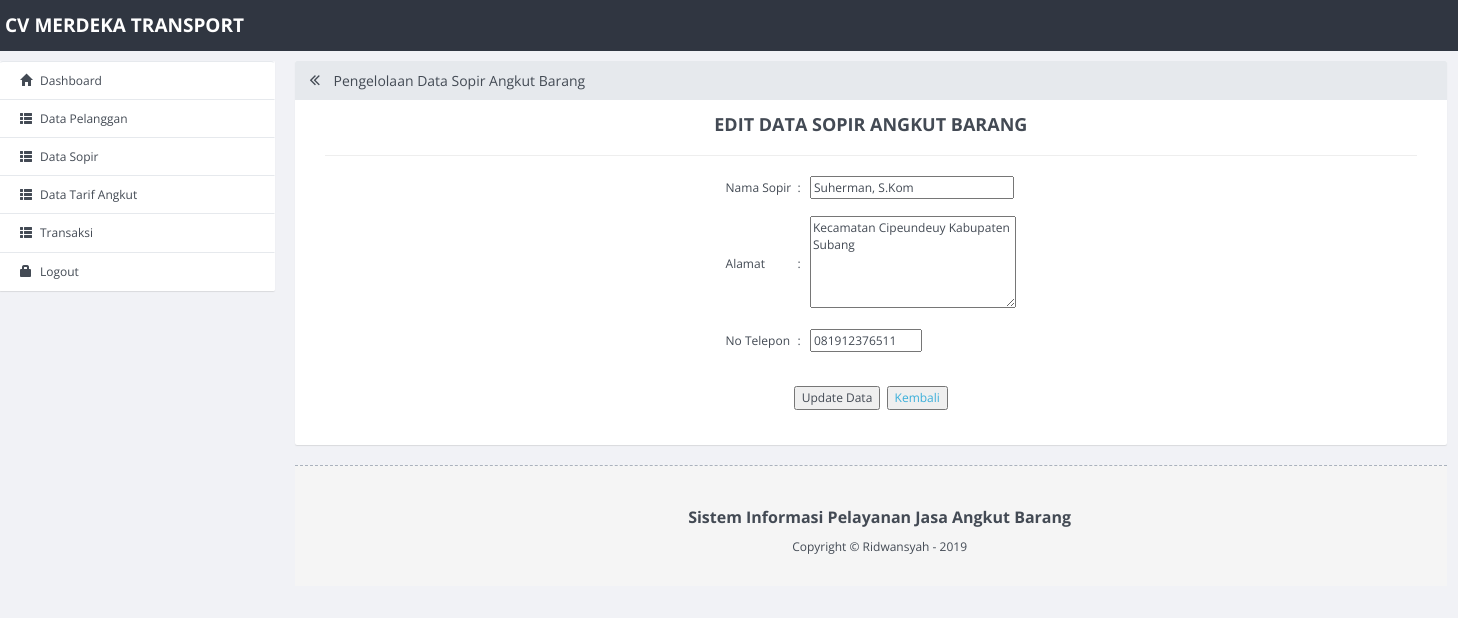
The app's page /administrator/admin/edit_sopir.php?id=1 with its own data.
### tables this page shows
CREATE TABLE IF NOT EXISTS `sopir` (
`id_sopir` int(10) NOT NULL,
  `nama` varchar(30) NOT NULL,
  `alamat` text NOT NULL,
  `no_telepon` varchar(15) NOT NULL
);

### administrator/admin/edit_sopir.php (the view, shortened to what this page needs)
<!DOCTYPE html>
<html>
  <head>
    <link rel="stylesheet" href="dist/css/site.min.css">
  </head>
  <body>
    <nav role="navigation" class="navbar navbar-custom">
        <div class="container-fluid">
          <div class="navbar-header">
            <h4><font color=white>CV MERDEKA TRANSPORT</font></h4>
          </div>
        </div>
      </nav>
    <div class="container-fluid">
        <div class="row row-offcanvas row-offcanvas-left">
          <div class="col-xs-6 col-sm-3 sidebar-offcanvas" role="navigation">
            <ul class="list-group panel">
                <li class="list-group-item"><a href="depan_admin.php"><i class="glyphicon glyphicon-home"></i>Dashboard </a></li>
                <li class="list-group-item"><a href="data_pelanggan.php"><i class="glyphicon glyphicon-th-list"></i>Data Pelanggan </a></li>
                <li class="list-group-item"><a href="data_sopir.php"><i class="glyphicon glyphicon-th-list"></i>Data Sopir </a></li>
                <li class="list-group-item"><a href="data_tarif.php"><i class="glyphicon glyphicon-th-list"></i>Data Tarif Angkut </a></li>
                <li class="list-group-item"><a href="data_transaksi.php"><i class="glyphicon glyphicon-th-list"></i>Transaksi </a></li>
                <li class="list-group-item"><a href="logout.php" ><i class="glyphicon glyphicon-lock"></i>Logout</a></li>
              </ul>
          </div>
          <div class="col-xs-12 col-sm-9 content">
            <div class="panel panel-default">
              <div class="panel-heading">
                <h3 class="panel-title"><a href="javascript:void(0);" class="toggle-sidebar"><span class="fa fa-angle-double-left" data-toggle="offcanvas" title="Maximize Panel"></span></a> Pengelolaan Data Sopir Angkut Barang</h3>
              </div>
              <div class="panel-body">
                  <div class="content-row">
		  <center>
                    <h2 class="content-row-title">EDIT DATA SOPIR ANGKUT BARANG</h2><hr>
<?php
$ambil=mysql_query("select * from sopir where id_sopir='$_GET[id]'");
$data=mysql_fetch_array($ambil);
?>
<form method="post" action="proses_edit_sopir.php">
<table border=0>
<tr><td>Nama Sopir</td><td>&nbsp;&nbsp;: &nbsp;&nbsp;</td><td><input type="text" name="nama" maxlength=30 size=30 value="<?php echo $data['nama'];?>" required/></td></tr>
<tr><td>&nbsp;</td></tr>
<tr><td>Alamat</td><td>&nbsp;&nbsp;: &nbsp;&nbsp;</td><td><textarea name="alamat" cols=30 rows=5 required/><?php echo $data['alamat'];?></textarea></td></tr>
<tr><td>&nbsp;</td></tr>
<tr><td>No Telepon</td><td>&nbsp;&nbsp;: &nbsp;&nbsp;</td><td><input type="text" name="no_telepon" maxlength=15 size=15 value="<?php echo $data['no_telepon'];?>" required/></td></tr>
<tr><td>&nbsp;</td></tr>
</table>
<br>
<input type="submit" value="Update Data">&nbsp;&nbsp;<a href="data_sopir.php"><input type="button" value="Kembali"></a>
</form>
        </div>
      </div>
    </div>
    <div class="site-footer">
      <div class="container">
        <div class="copyright clearfix">
          <center>
		<p><b>Sistem Informasi Pelayanan Jasa Angkut Barang</b>
          	<p>Copyright &copy; Ridwansyah - 2019</p>
	  </center>
        </div>
      </div>
    </div>
  </body>
</html>

### records on screen
sopir: nama "Suherman, S.Kom", alamat "Kecamatan Cipeundeuy Kabupaten Subang", no_telepon "081912376511"
